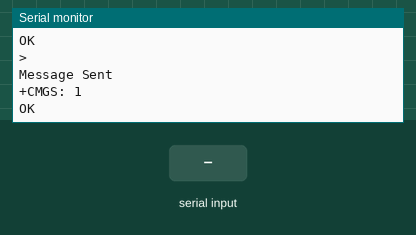
Simulated run of this sketch. Board: ESP32. Shown: the last lines printed to the serial monitor. The inputs (shaded band) are chosen by the test bench. The modem accepts every AT command (registered, SIM ready, sends succeed) and sends nothing else.

Above: at 8.7 s.
8.8 s: "1" received over the second serial link
At 10.2 s:
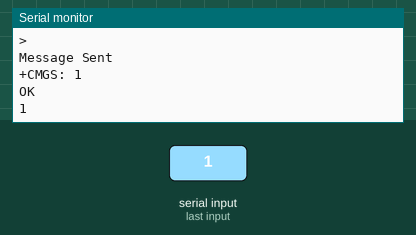
10.5 s: "0" received over the second serial link
At 11.4 s:
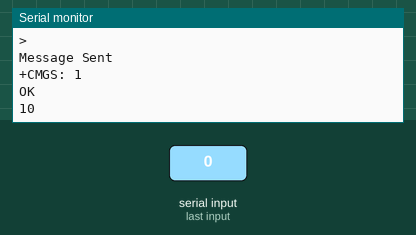

Measured:
- after the input at 8.8 s, the serial monitor: prints a new line after 0.21 s (image 1)
- after the input at 10.5 s, the serial monitor: prints a new line at once (image 2)

The sketch:

SIM800L_ESP32.ino
```cpp
void setup() {
  Serial.begin(9600);
  Serial2.begin(9600);
  delay(3000);
  test_sim800_module();
  send_SMS();
}

void loop() {
  updateSerial();
}


void test_sim800_module()
{
  Serial2.println("AT");
  updateSerial();
  Serial.println();
  Serial2.println("AT+CSQ");
  updateSerial();
  Serial2.println("AT+CCID");
  updateSerial();
  Serial2.println("AT+CREG?");
  updateSerial();
  Serial2.println("ATI");
  updateSerial();
  Serial2.println("AT+CBC");
  updateSerial();
}


void updateSerial()
{
  delay(500);
  while (Serial.available())
  {
    Serial2.write(Serial.read());//Forward what Serial received to Software Serial Port
  }
  while (Serial2.available())
  {
    Serial.write(Serial2.read());//Forward what Software Serial received to Serial Port
  }
}


void send_SMS()
{
  Serial2.println("AT+CMGF=1"); // Configuring TEXT mode
  updateSerial();
  Serial2.println("AT+CMGS=\"+919876543210\"");//change ZZ with country code and xxxxxxxxxxx with phone number to sms
  updateSerial();
  Serial2.print("Khushi Gajjar"); //text content
  updateSerial();
Serial.println();
  Serial.println("Message Sent");
  Serial2.write(26);
}
```
